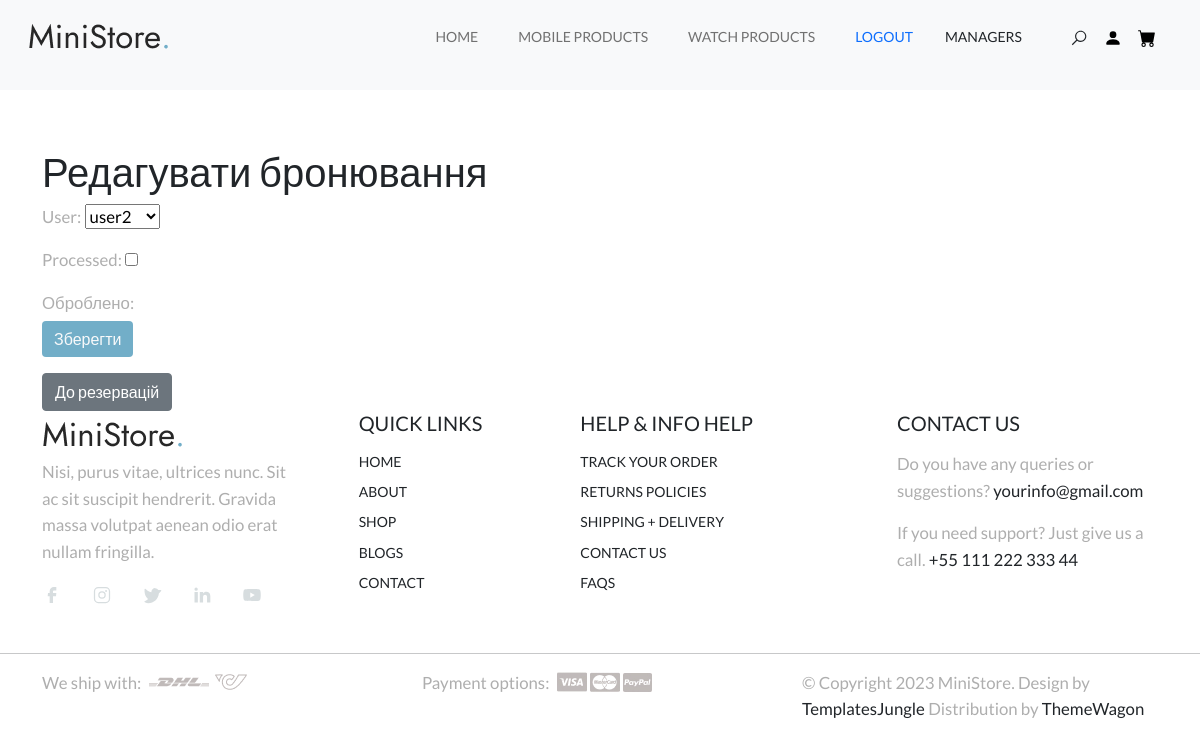
The page /manager/checkouts/10 (signed in) on the database as committed earlier.
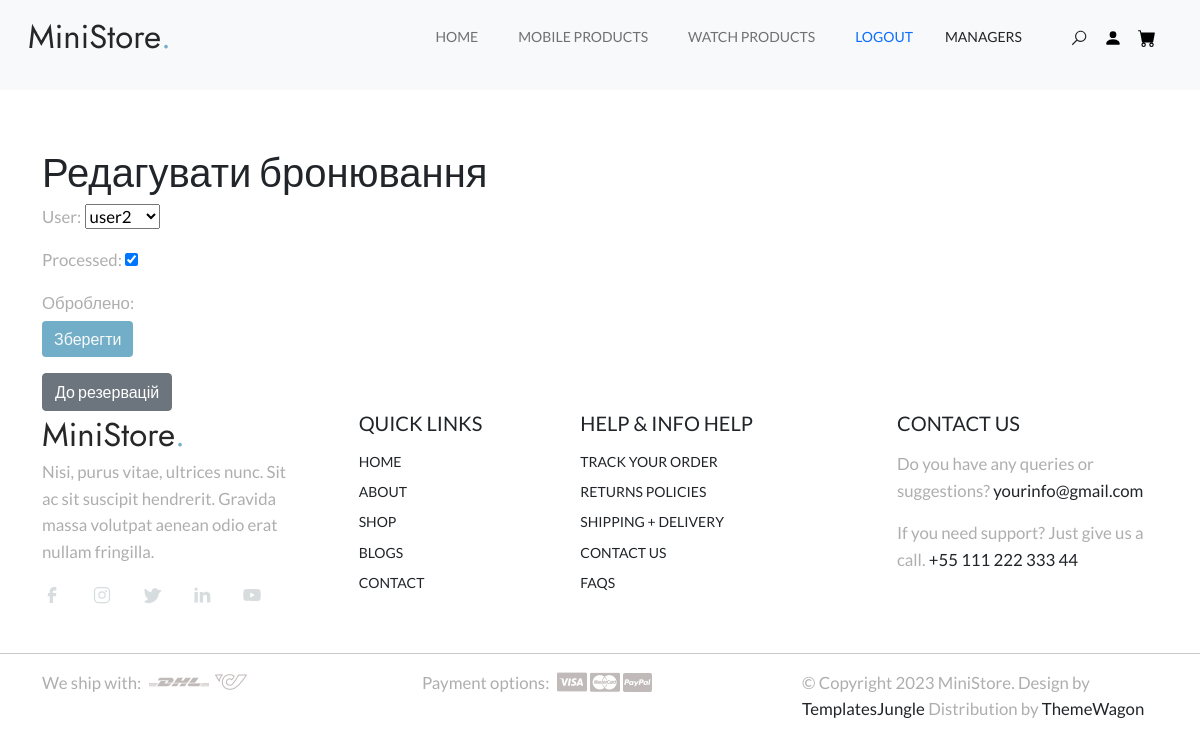
The same page on the database as committed later.
### checkout_app/models.py (models this page shows, shortened)
class Purchased(models.Model):
    user = models.ForeignKey(User, on_delete=models.CASCADE)
    first_name = models.CharField(max_length=100)
    last_name = models.CharField(max_length=100)
    email = models.EmailField()
    address = models.TextField()
    city = models.CharField(max_length=100)
    country = models.CharField(max_length=100)
    zip_code = models.CharField(max_length=10)
    telephone = models.CharField(max_length=15)
    processed = models.BooleanField(default=False)
    order_code = models.UUIDField(default=uuid.uuid4, editable=False, unique=True)
    products = models.TextField()

### manager/views.py (the view)
# urls.py: path('checkouts/<int:pk>', EditCheckout.as_view(), name='edit_checkout'),
class EditCheckout(LoginRequiredMixin, ManagerAccessMixin, UpdateView):
    template_name = 'edit_checkouts.html'
    model = Purchased
    login_url = '/login/'
    form_class = CheckoutManagerForm
    success_url = reverse_lazy('manager:index')

### manager/forms.py
class CheckoutManagerForm(forms.ModelForm):
    class Meta:
        model = Purchased
        fields = ['user', 'processed', ]

### main_app/context_processors.py (called while the page is built)
def main_menu_items(request):
    items = MainMenuItems.objects.filter(is_visible=True)
    return {'main_menu': items}

### main_app/models.py (called while the page is built)
    def get_absolute_url(self):
        if self.is_anchor:
            return reverse('store:home') + f'#{self.slug}'
        return f'/{self.slug}/'

### manager/views.py (called while the page is built)
    def test_func(self):
        return self.request.user.groups.filter(name='manager').exists()

### manager/templates/edit_checkouts.html (shortened to what this page needs)
{% extends 'index.html' %}
{% block content %}
<main id="main" style="padding-top: 100px;"></main>
    <div class="container mt-5">
        <h1>Редагувати бронювання</h1>
        <form method="post">
            {{ form.as_p }}
            <p class="mb-1">Оброблено: {{ order.processed }}</p>
            <button type="submit" class="btn btn-primary">Зберегти</button>
        </form>
        <a href="{% url 'manager:index' %}" class="btn btn-secondary mt-3">До резервацій</a>
    </div>
{% endblock %}

Rows that differ between the two databases and show on the page:
changed Purchased "user2": processed "☐" → "☑"
